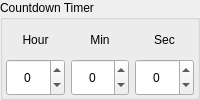
           <widget class="QGroupBox" name="groupBox_39">
            <property name="title">
             <string>Countdown Timer</string>
            </property>
            <layout class="QHBoxLayout" name="horizontalLayout_82">
             <property name="leftMargin">
              <number>3</number>
             </property>
             <property name="topMargin">
              <number>1</number>
             </property>
             <property name="rightMargin">
              <number>3</number>
             </property>
             <property name="bottomMargin">
              <number>1</number>
             </property>
             <item>
              <layout class="QVBoxLayout" name="verticalLayout_40">
               <property name="spacing">
                <number>0</number>
               </property>
               <item>
                <widget class="QLabel" name="label_188">
                 <property name="text">
                  <string>Hour</string>
                 </property>
                 <property name="alignment">
                  <set>Qt::AlignCenter</set>
                 </property>
                 <property name="buddy">
                  <cstring>sbTimeHour</cstring>
                 </property>
                </widget>
               </item>
               <item>
                <widget class="QSpinBox" name="sbTimerTimeHour">
                 <property name="sizePolicy">
                  <sizepolicy hsizetype="Preferred" vsizetype="Preferred">
                   <horstretch>0</horstretch>
                   <verstretch>0</verstretch>
                  </sizepolicy>
                 </property>
                 <property name="wrapping">
                  <bool>true</bool>
                 </property>
                 <property name="alignment">
                  <set>Qt::AlignCenter</set>
                 </property>
                 <property name="maximum">
                  <number>255</number>
                 </property>
                </widget>
               </item>
              </layout>
             </item>
             <item>
              <layout class="QVBoxLayout" name="verticalLayout_41">
               <property name="spacing">
                <number>0</number>
               </property>
               <item>
                <widget class="QLabel" name="label_189">
                 <property name="text">
                  <string>Min</string>
                 </property>
                 <property name="alignment">
                  <set>Qt::AlignCenter</set>
                 </property>
                 <property name="buddy">
                  <cstring>sbTimeMin</cstring>
                 </property>
                </widget>
               </item>
               <item>
                <widget class="QSpinBox" name="sbTimerTimeMin">
                 <property name="sizePolicy">
                  <sizepolicy hsizetype="Preferred" vsizetype="Preferred">
                   <horstretch>0</horstretch>
                   <verstretch>0</verstretch>
                  </sizepolicy>
                 </property>
                 <property name="wrapping">
                  <bool>true</bool>
                 </property>
                 <property name="alignment">
                  <set>Qt::AlignCenter</set>
                 </property>
                 <property name="maximum">
                  <number>59</number>
                 </property>
                </widget>
               </item>
              </layout>
             </item>
             <item>
              <layout class="QVBoxLayout" name="verticalLayout_42">
               <property name="spacing">
                <number>0</number>
               </property>
               <item>
                <widget class="QLabel" name="label_190">
                 <property name="minimumSize">
                  <size>
                   <width>0</width>
                   <height>0</height>
                  </size>
                 </property>
                 <property name="text">
                  <string>Sec</string>
                 </property>
                 <property name="alignment">
                  <set>Qt::AlignCenter</set>
                 </property>
                </widget>
               </item>
               <item>
                <widget class="QSpinBox" name="sbTimerTimeSec">
                 <property name="sizePolicy">
                  <sizepolicy hsizetype="Preferred" vsizetype="Preferred">
                   <horstretch>0</horstretch>
                   <verstretch>0</verstretch>
                  </sizepolicy>
                 </property>
                 <property name="wrapping">
                  <bool>true</bool>
                 </property>
                 <property name="alignment">
                  <set>Qt::AlignCenter</set>
                 </property>
                 <property name="maximum">
                  <number>59</number>
                 </property>
                </widget>
               </item>
              </layout>
             </item>
            </layout>
           </widget>
